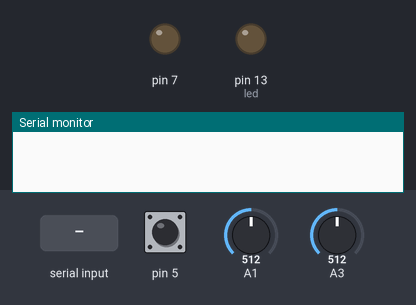
Bench run of a sketch on a simulated Arduino Uno, built with avr-gcc and run on an emulated ATmega328P. On the bench: output pins drawn as LEDs (lit = HIGH), the last lines printed to the serial monitor. The test bench sets the inputs (shaded band); at power-on: pin 5 HIGH, A1 = 512, A3 = 512.

Above: at 1.2 s.
1.3 s: "S" received over Serial
4.3 s: "Q" received over Serial
At 6.7 s:
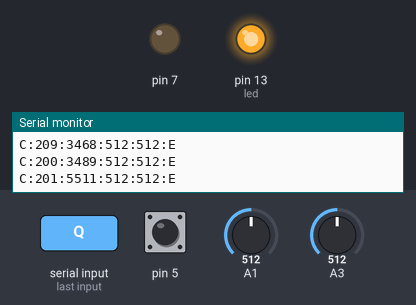
Timing chart, 0 to 9.0 s (numbered marks = the images above; inputs shaded):
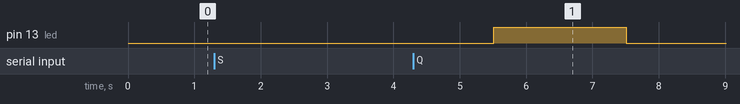

The sketch:

arduinoDecoderDummy.ino
```cpp
boolean started = false;
char inByte;
int led = 13;
int counter = 200;
int burst = 2000;

void setup() {
  Serial.begin(9600);
  pinMode(led, OUTPUT);
  pinMode(7, OUTPUT);
  digitalWrite(7, LOW);
    pinMode(5, INPUT);
  digitalWrite(5, HIGH);
}

void loop() {
  if(digitalRead(5)) {
    burst = 2000;
    //Serial.println("knapp");
  }
  else {
    burst = 0;
  }

  if (started) {
    digitalWrite(led, HIGH);
    counter++;
    if (counter >=210) {
      counter = 200;
    }
    sendCar();
    delay(burst);        // delay in between reads for stability
  }
  else {
    digitalWrite(led, LOW);
  }

  if (Serial.available() > 0) {
    // get incoming byte:
    inByte = Serial.read();
    if (inByte == 'S') {
      started = true;
      delay(2000);

      for (int i=0;i<10;i++) {
        counter++;
        if (counter >=210) {
          counter = 200;
        }
        sendCar();
        delay(20);
      }
      delay(2000);
    }
    if (inByte == 'Q') {
      started = false;
    }
    }
}
void sendCar() {
 int car = counter;//analogRead(A0);
  int hit = analogRead(A1);
  int str = analogRead(A3);

  Serial.print("C:");
  Serial.print(car);

  Serial.print(":");
  Serial.print(millis());

  Serial.print(":");
  Serial.print(hit);

  Serial.print(":");
  Serial.print(str);

  Serial.println(":E");
}
```
